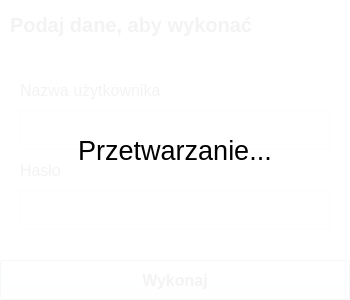
<?xml version="1.0" encoding="UTF-8"?>
<ui version="4.0">
 <class>w_AuthorizationDialog</class>
 <widget class="QDialog" name="w_AuthorizationDialog">
  <property name="windowModality">
   <enum>Qt::ApplicationModal</enum>
  </property>
  <property name="enabled">
   <bool>true</bool>
  </property>
  <property name="geometry">
   <rect>
    <x>0</x>
    <y>0</y>
    <width>350</width>
    <height>300</height>
   </rect>
  </property>
  <property name="minimumSize">
   <size>
    <width>350</width>
    <height>300</height>
   </size>
  </property>
  <property name="maximumSize">
   <size>
    <width>350</width>
    <height>300</height>
   </size>
  </property>
  <property name="windowTitle">
   <string>Autoryzacja</string>
  </property>
  <property name="styleSheet">
   <string notr="true">background-color: rgb(255, 255, 255);</string>
  </property>
  <property name="modal">
   <bool>true</bool>
  </property>
  <widget class="QPushButton" name="b_logIn">
   <property name="geometry">
    <rect>
     <x>0</x>
     <y>260</y>
     <width>350</width>
     <height>40</height>
    </rect>
   </property>
   <property name="font">
    <font>
     <family>Tahoma</family>
     <pointsize>12</pointsize>
     <bold>true</bold>
    </font>
   </property>
   <property name="cursor">
    <cursorShape>PointingHandCursor</cursorShape>
   </property>
   <property name="styleSheet">
    <string notr="true">border-color: rgb(0, 0, 0);
color: rgb(0,0,0);</string>
   </property>
   <property name="text">
    <string>Wykonaj</string>
   </property>
   <property name="autoExclusive">
    <bool>false</bool>
   </property>
   <property name="default">
    <bool>true</bool>
   </property>
  </widget>
  <widget class="QLineEdit" name="f_password">
   <property name="geometry">
    <rect>
     <x>20</x>
     <y>190</y>
     <width>310</width>
     <height>40</height>
    </rect>
   </property>
   <property name="font">
    <font>
     <family>Tahoma</family>
     <pointsize>12</pointsize>
    </font>
   </property>
   <property name="styleSheet">
    <string notr="true">border-color: rgb(0, 0, 0);
color: rgb(0,0,0);</string>
   </property>
   <property name="maxLength">
    <number>32</number>
   </property>
   <property name="echoMode">
    <enum>QLineEdit::Password</enum>
   </property>
   <property name="dragEnabled">
    <bool>true</bool>
   </property>
  </widget>
  <widget class="QLabel" name="l_userName">
   <property name="geometry">
    <rect>
     <x>20</x>
     <y>70</y>
     <width>310</width>
     <height>40</height>
    </rect>
   </property>
   <property name="font">
    <font>
     <family>Tahoma</family>
     <pointsize>12</pointsize>
    </font>
   </property>
   <property name="styleSheet">
    <string notr="true">color: rgb(0, 0, 0);</string>
   </property>
   <property name="frameShape">
    <enum>QFrame::NoFrame</enum>
   </property>
   <property name="text">
    <string>Nazwa użytkownika</string>
   </property>
   <property name="indent">
    <number>0</number>
   </property>
  </widget>
  <widget class="QLabel" name="l_password">
   <property name="geometry">
    <rect>
     <x>20</x>
     <y>150</y>
     <width>310</width>
     <height>40</height>
    </rect>
   </property>
   <property name="font">
    <font>
     <family>Tahoma</family>
     <pointsize>12</pointsize>
    </font>
   </property>
   <property name="styleSheet">
    <string notr="true">color: rgb(0, 0, 0);</string>
   </property>
   <property name="frameShape">
    <enum>QFrame::NoFrame</enum>
   </property>
   <property name="text">
    <string>Hasło</string>
   </property>
   <property name="indent">
    <number>0</number>
   </property>
  </widget>
  <widget class="QLabel" name="l_tittle">
   <property name="geometry">
    <rect>
     <x>0</x>
     <y>0</y>
     <width>350</width>
     <height>50</height>
    </rect>
   </property>
   <property name="font">
    <font>
     <family>Tahoma</family>
     <pointsize>15</pointsize>
     <bold>true</bold>
    </font>
   </property>
   <property name="styleSheet">
    <string notr="true">color: rgb(0, 0, 0);</string>
   </property>
   <property name="text">
    <string>Podaj dane, aby wykonać</string>
   </property>
   <property name="indent">
    <number>10</number>
   </property>
  </widget>
  <widget class="QLineEdit" name="f_userName">
   <property name="geometry">
    <rect>
     <x>20</x>
     <y>110</y>
     <width>310</width>
     <height>40</height>
    </rect>
   </property>
   <property name="font">
    <font>
     <family>Tahoma</family>
     <pointsize>12</pointsize>
    </font>
   </property>
   <property name="styleSheet">
    <string notr="true">border-color: rgb(0, 0, 0);
color: rgb(0,0,0);</string>
   </property>
   <property name="maxLength">
    <number>32</number>
   </property>
   <property name="frame">
    <bool>true</bool>
   </property>
   <property name="dragEnabled">
    <bool>true</bool>
   </property>
  </widget>
  <widget class="QWidget" name="w_loggingMask" native="true">
   <property name="enabled">
    <bool>false</bool>
   </property>
   <property name="geometry">
    <rect>
     <x>0</x>
     <y>0</y>
     <width>350</width>
     <height>300</height>
    </rect>
   </property>
   <property name="minimumSize">
    <size>
     <width>350</width>
     <height>300</height>
    </size>
   </property>
   <property name="maximumSize">
    <size>
     <width>0</width>
     <height>0</height>
    </size>
   </property>
   <property name="styleSheet">
    <string notr="true">background-color: rgba(255, 255, 255, 200);</string>
   </property>
   <widget class="QLabel" name="l_logInStateText">
    <property name="geometry">
     <rect>
      <x>0</x>
      <y>0</y>
      <width>350</width>
      <height>300</height>
     </rect>
    </property>
    <property name="font">
     <font>
      <pointsize>20</pointsize>
     </font>
    </property>
    <property name="cursor">
     <cursorShape>WaitCursor</cursorShape>
    </property>
    <property name="styleSheet">
     <string notr="true">color: rgb(0, 0, 0);</string>
    </property>
    <property name="text">
     <string>Przetwarzanie...</string>
    </property>
    <property name="alignment">
     <set>Qt::AlignCenter</set>
    </property>
    <property name="wordWrap">
     <bool>true</bool>
    </property>
    <property name="indent">
     <number>0</number>
    </property>
   </widget>
  </widget>
 </widget>
 <resources/>
 <connections/>
</ui>
